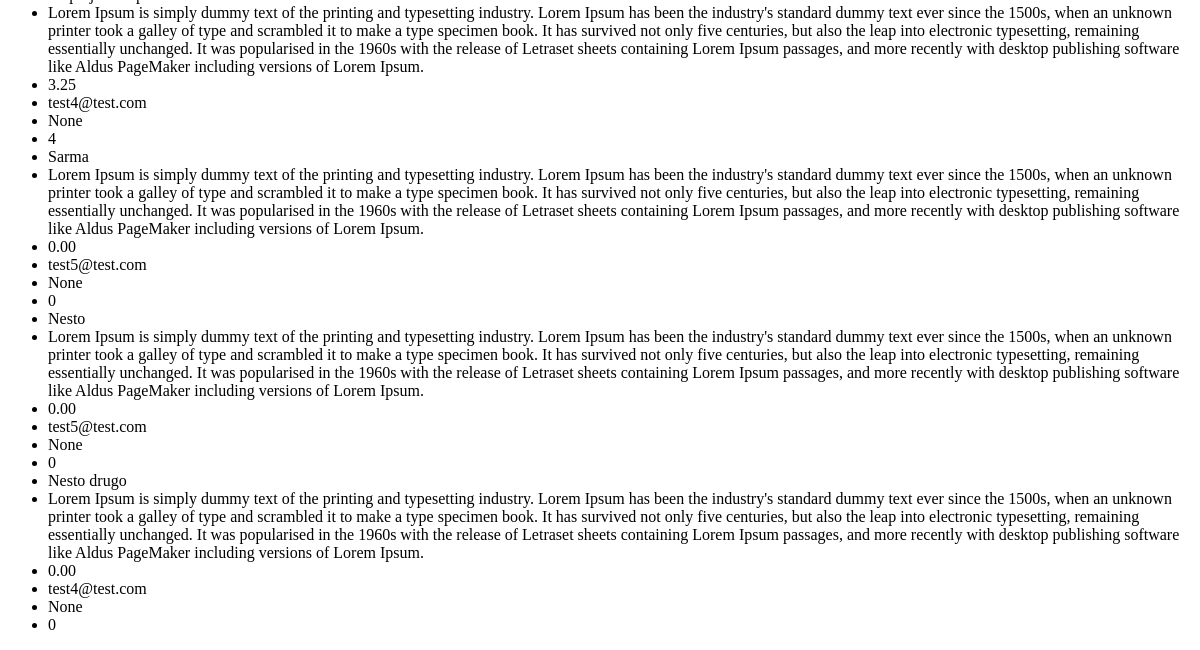
Page /recipes/list/ (signed in, lower part) on the earlier database version.
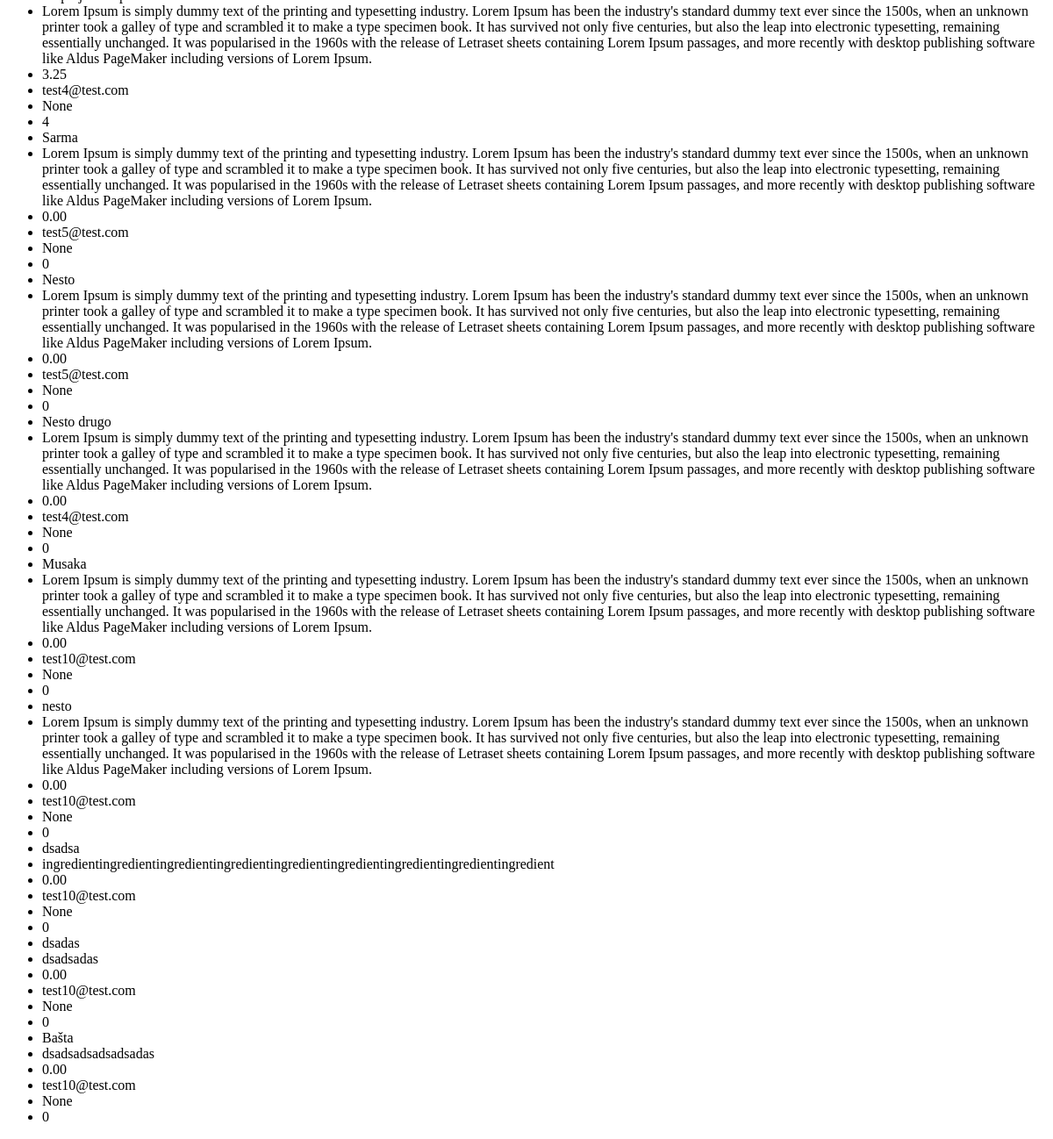
Same page on the later database version.
### recipes/models.py (models this page shows, shortened)
class Recipe(models.Model):
    name = models.CharField(max_length=255)
    recipe_text = models.TextField()
    ingredients = models.ManyToManyField(Ingredient)
    author = models.ForeignKey(User, on_delete=models.CASCADE)
    average_rating = models.DecimalField(default=0.0, max_digits=3, decimal_places=2)  # To store average rating
    total_ratings = models.PositiveIntegerField(default=0)

### user/models.py (models this page shows)
class User(AbstractUser):
    email = models.EmailField(unique=True)
    first_name = models.CharField(max_length=100)
    last_name = models.CharField(max_length=100)
    def __str__(self):
        return self.email

### recipes/views.py (the view)
# urls.py: path('list/', recipe_list, name='recipe_list'),
@login_required
def recipe_list(request):
    recipes = Recipe.objects.all()
    return render(request, 'recipe_list.html', {'recipes': recipes})

### templates/recipe_list.html (shortened to what this page needs)
<!DOCTYPE html>
<html lang="en">
<head>
</head>
<body>
    <ul>
        {% for recipe in recipes %}
            <li>{{ recipe.name }}</li>
            <li>{{ recipe.recipe_text }}</li>
            <li>{{ recipe.average_rating }}</li>
            <li>{{ recipe.author }}</li>
            <li>{{ recipe.ingredients.name }}</li>
            <li>{{ recipe.total_ratings }}</li>
        {% endfor %}
    </ul>
</body>
</html>

Differences in the rows shown:
added Recipe: name "Musaka", recipe_text "Lorem Ipsum is simply dummy text of the printing and typesetting industry. Lorem Ipsum has been the industry's standard dummy text ever since the 1500s, when an unknown printer took a galley of type and scrambled it to make a type specimen book. It has survived not only five centuries, but also the leap into electronic typesetting, remaining essentially unchanged. It was popularised in the 1960s with the release of Letraset sheets containing Lorem Ipsum passages, and more recently with desktop publishing software like Aldus PageMaker including versions of Lorem Ipsum.", average_rating "0.00", author "test10@test.com", ingredients.name "None", total_ratings "0"
added Recipe: name "nesto", recipe_text "Lorem Ipsum is simply dummy text of the printing and typesetting industry. Lorem Ipsum has been the industry's standard dummy text ever since the 1500s, when an unknown printer took a galley of type and scrambled it to make a type specimen book. It has survived not only five centuries, but also the leap into electronic typesetting, remaining essentially unchanged. It was popularised in the 1960s with the release of Letraset sheets containing Lorem Ipsum passages, and more recently with desktop publishing software like Aldus PageMaker including versions of Lorem Ipsum.", average_rating "0.00", author "test10@test.com", ingredients.name "None", total_ratings "0"
added Recipe: name "dsadsa", recipe_text "ingredientingredientingredientingredientingredientingredientingredientingredientingredient", average_rating "0.00", author "test10@test.com", ingredients.name "None", total_ratings "0"
added Recipe: name "dsadas", recipe_text "dsadsadas", average_rating "0.00", author "test10@test.com", ingredients.name "None", total_ratings "0"
added Recipe: name "Bašta", recipe_text "dsadsadsadsadsadas", average_rating "0.00", author "test10@test.com", ingredients.name "None", total_ratings "0"
